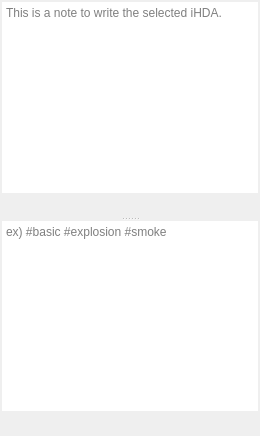
             <widget class="QWidget" name="page__hda_info">
              <layout class="QVBoxLayout" name="verticalLayout_3">
               <property name="spacing">
                <number>1</number>
               </property>
               <property name="leftMargin">
                <number>1</number>
               </property>
               <property name="topMargin">
                <number>1</number>
               </property>
               <property name="rightMargin">
                <number>1</number>
               </property>
               <property name="bottomMargin">
                <number>1</number>
               </property>
               <item>
                <widget class="QSplitter" name="splitter__hda_info_vertical">
                 <property name="orientation">
                  <enum>Qt::Vertical</enum>
                 </property>
                 <property name="handleWidth">
                  <number>3</number>
                 </property>
                 <widget class="QWidget" name="layoutWidget">
                  <layout class="QVBoxLayout" name="verticalLayout">
                   <property name="spacing">
                    <number>1</number>
                   </property>
                   <property name="leftMargin">
                    <number>1</number>
                   </property>
                   <property name="topMargin">
                    <number>1</number>
                   </property>
                   <property name="rightMargin">
                    <number>1</number>
                   </property>
                   <property name="bottomMargin">
                    <number>1</number>
                   </property>
                   <item>
                    <widget class="QTextEdit" name="textEdit__note">
                     <property name="statusTip">
                      <string>Please enter a note for that HDA</string>
                     </property>
                     <property name="frameShape">
                      <enum>QFrame::NoFrame</enum>
                     </property>
                     <property name="tabStopDistance">
                      <double>40.000000000000000</double>
                     </property>
                     <property name="placeholderText">
                      <string>This is a note to write the selected iHDA.</string>
                     </property>
                    </widget>
                   </item>
                   <item>
                    <layout class="QHBoxLayout" name="horizontalLayout">
                     <property name="spacing">
                      <number>3</number>
                     </property>
                     <property name="leftMargin">
                      <number>3</number>
                     </property>
                     <property name="rightMargin">
                      <number>3</number>
                     </property>
                     <item>
                      <spacer name="horizontalSpacer">
                       <property name="orientation">
                        <enum>Qt::Horizontal</enum>
                       </property>
                       <property name="sizeHint" stdset="0">
                        <size>
                         <width>40</width>
                         <height>20</height>
                        </size>
                       </property>
                      </spacer>
                     </item>
                     <item>
                      <widget class="QPushButton" name="pushButton__note_save">
                       <property name="cursor">
                        <cursorShape>PointingHandCursor</cursorShape>
                       </property>
                       <property name="toolTip">
                        <string>Save Note</string>
                       </property>
                       <property name="statusTip">
                        <string>Save the text entered in the selected iHDA node</string>
                       </property>
                       <property name="text">
                        <string/>
                       </property>
                       <property name="icon">
                        <iconset resource="icons.qrc">
                         <normaloff>:/main/icons/ic_save_white.png</normaloff>:/main/icons/ic_save_white.png</iconset>
                       </property>
                       <property name="iconSize">
                        <size>
                         <width>20</width>
                         <height>20</height>
                        </size>
                       </property>
                       <property name="flat">
                        <bool>true</bool>
                       </property>
                      </widget>
                     </item>
                    </layout>
                   </item>
                  </layout>
                 </widget>
                 <widget class="QWidget" name="layoutWidget">
                  <layout class="QVBoxLayout" name="verticalLayout_2">
                   <property name="spacing">
                    <number>1</number>
                   </property>
                   <property name="leftMargin">
                    <number>1</number>
                   </property>
                   <property name="topMargin">
                    <number>1</number>
                   </property>
                   <property name="rightMargin">
                    <number>1</number>
                   </property>
                   <property name="bottomMargin">
                    <number>1</number>
                   </property>
                   <item>
                    <widget class="QTextEdit" name="textEdit__tag">
                     <property name="statusTip">
                      <string>Please enter a tag for that HDA</string>
                     </property>
                     <property name="frameShape">
                      <enum>QFrame::NoFrame</enum>
                     </property>
                     <property name="tabStopDistance">
                      <double>40.000000000000000</double>
                     </property>
                     <property name="placeholderText">
                      <string>ex) #basic #explosion #smoke &lt;Separated by #&gt;</string>
                     </property>
                    </widget>
                   </item>
                   <item>
                    <layout class="QHBoxLayout" name="horizontalLayout_6">
                     <property name="spacing">
                      <number>3</number>
                     </property>
                     <property name="leftMargin">
                      <number>3</number>
                     </property>
                     <property name="rightMargin">
                      <number>3</number>
                     </property>
                     <item>
                      <spacer name="horizontalSpacer_2">
                       <property name="orientation">
                        <enum>Qt::Horizontal</enum>
                       </property>
                       <property name="sizeHint" stdset="0">
                        <size>
                         <width>40</width>
                         <height>20</height>
                        </size>
                       </property>
                      </spacer>
                     </item>
                     <item>
                      <widget class="QPushButton" name="pushButton__tag_save">
                       <property name="cursor">
                        <cursorShape>PointingHandCursor</cursorShape>
                       </property>
                       <property name="toolTip">
                        <string>Save Tag</string>
                       </property>
                       <property name="statusTip">
                        <string>Save the tag you entered in the selected iHDA node</string>
                       </property>
                       <property name="text">
                        <string/>
                       </property>
                       <property name="icon">
                        <iconset resource="icons.qrc">
                         <normaloff>:/main/icons/ic_save_white.png</normaloff>:/main/icons/ic_save_white.png</iconset>
                       </property>
                       <property name="iconSize">
                        <size>
                         <width>20</width>
                         <height>20</height>
                        </size>
                       </property>
                       <property name="flat">
                        <bool>true</bool>
                       </property>
                      </widget>
                     </item>
                    </layout>
                   </item>
                  </layout>
                 </widget>
                </widget>
               </item>
              </layout>
             </widget>
